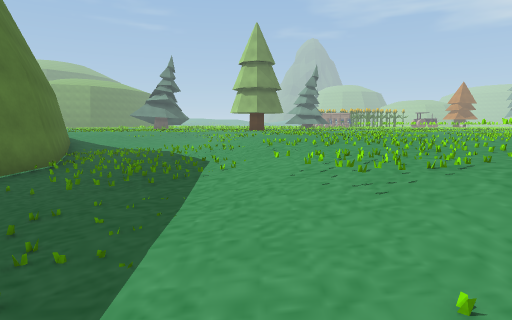
view 1 (above)

23 first-person views from a walk through a Unity game level. The camera is 1.5 m above the floor, tilts 6° down and sees 75° across. The floor is counted in squares, 2 m on a side. Each view is taken from the middle of a square. On the plan, view 1 faces up. The plan holds only what a view shows up to about 11 squares ahead; the rest is blank. The place goes on beyond the plan. The player character is not drawn. Some animated figures are not drawn. Some surface patterns are stand-ins.

view 2
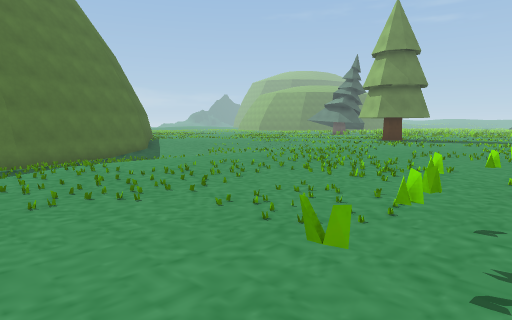

view 3
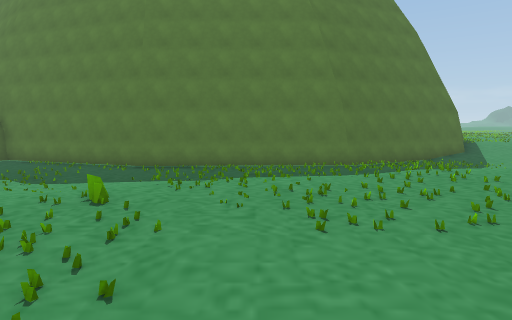

view 4
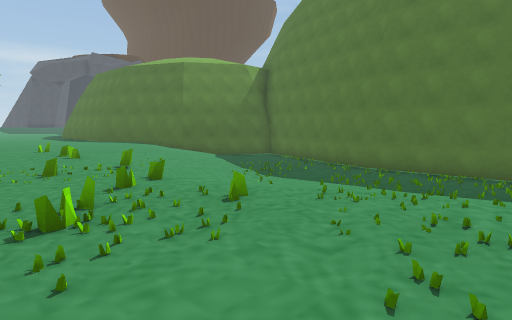

view 5
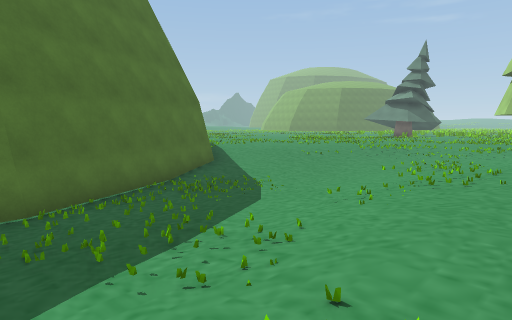

view 6
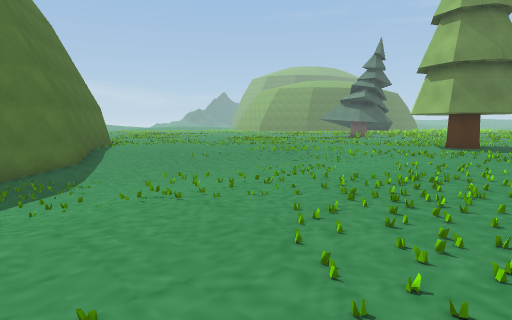

view 7
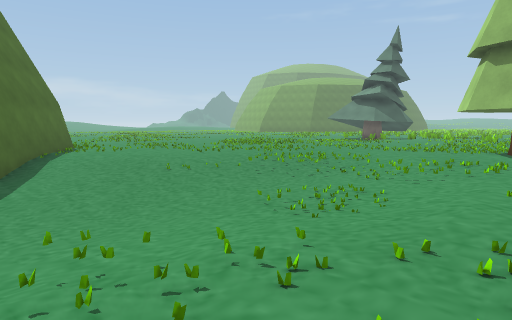

view 8
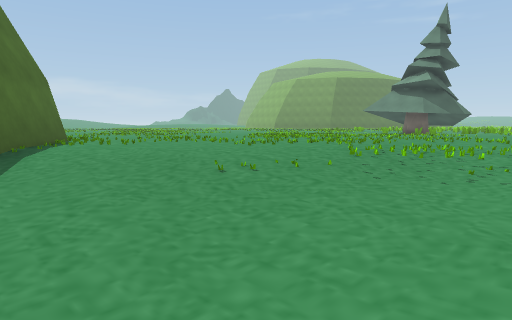

view 9
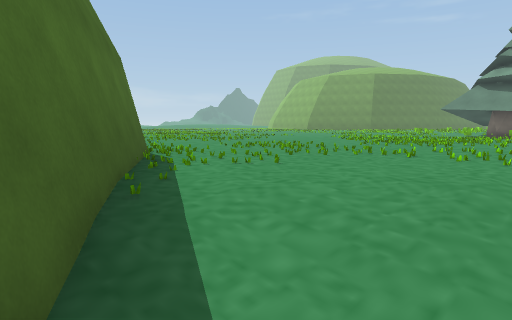

view 10
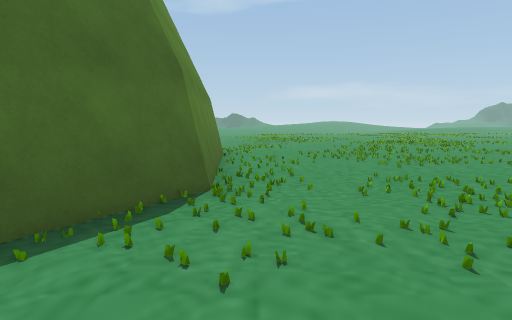

view 11
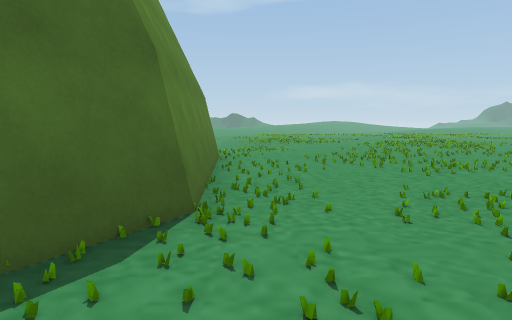

view 12
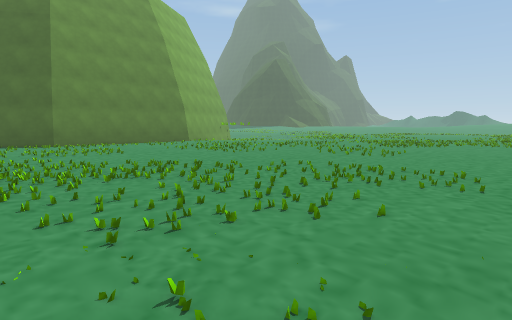

view 13
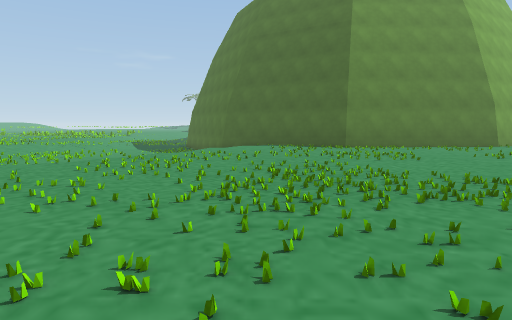

view 14
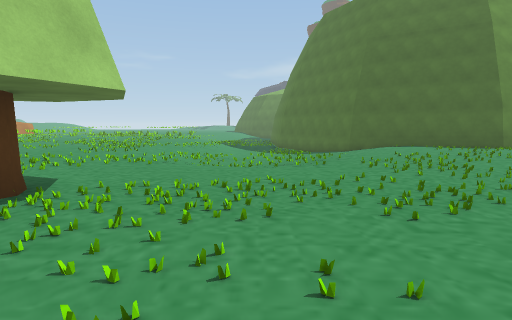

view 15
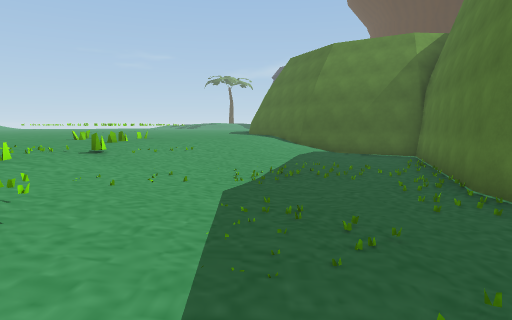

view 16
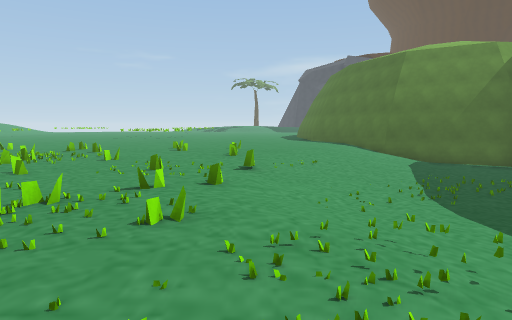

view 17
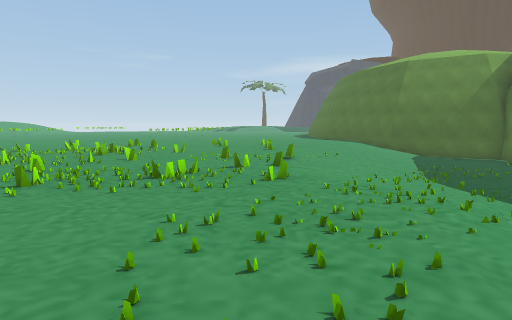

view 18
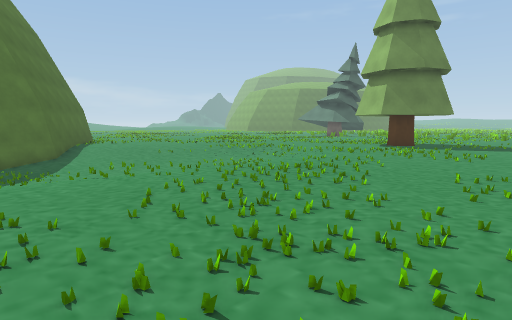

view 19
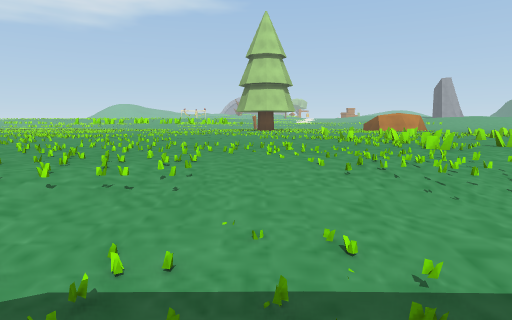

view 20
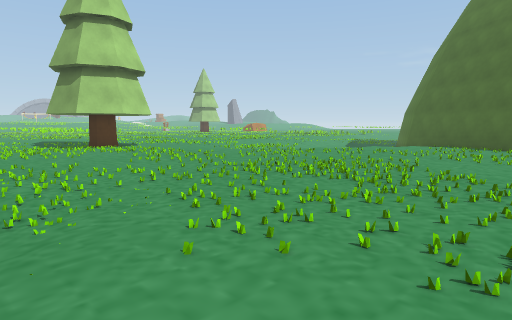

view 21
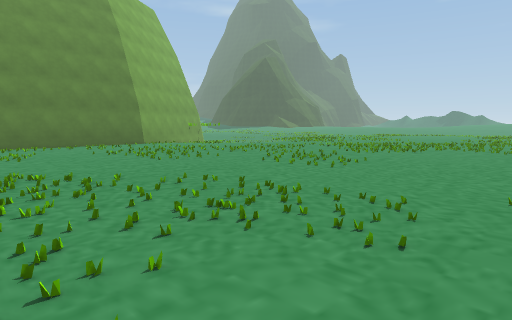

view 22
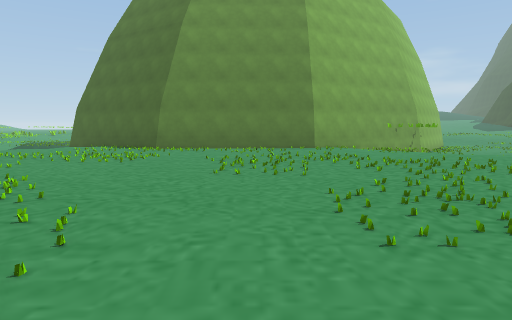

view 23
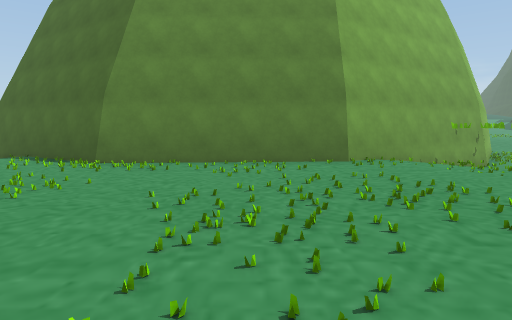

### Floor plan
Key: @ floor where view 1 was taken; # wall or solid block; . main floor; - floor 0.25 m lower than the main floor; _ floor 0.5 m lower than the main floor; < floor 0.75 m lower than the main floor; ( floor 1 m lower than the main floor; / step, stairs or slope; = window, fence, low wall or low ledge; T tree.
Columns run from 18 left of view 1 to 7 right of it. Each row starts with its distance up from view 1.
 26     ..../-/
 25 .................
 24 ...................
 23 ...................
 22 ....................
 21 ..................T...
 20 ......................
 19 .......................
 18 ..............////......
 17 ............./////......
 16 .............//_///.....
 15 ............///__//......
 14 /.#######...///<_//......
 13 /##     ##////<<///......
 12 ##       ###//<<///.......
 11            #//<<///.......
 10            ##((<</........
  9             #((<///.....##
  8             ##(<///.....##
  7              #(<///.....#.
  6              #/(///.......
  5              #((////......
  4              #((////......
  3              #((<///....=.
  2              ##((////.=...
  1              ##((/////....
  0              #((((@///....
 -1              #((((////....
 -2             ##(((////..=.=
 -3             #(((////......
 -4             #((<////......
 -5             #((////.......
 -6             ###///........

Positions as (right, up) in squares from view 1, and headings:
1: (0, 0), facing up
2: (7, 5), facing up-left
3: (6, 4), facing left
4: (5, 5), facing down-left
5: (1, 6), facing up-left
6: (3, 9), facing up-left
7: (1, 11), facing up-left
8: (-2, 12), facing up-left
9: (-6, 12), facing up-left
10: (-7, 15), facing left
11: (-8, 15), facing left
12: (-8, 26), facing down-left
13: (-8, 25), facing down
14: (-3, 25), facing down
15: (-1, 5), facing down
16: (2, 5), facing down
17: (3, 7), facing down
18: (5, 9), facing up-left
19: (-2, 5), facing right
20: (-12, 26), facing down-right
21: (-10, 26), facing down-left
22: (-14, 25), facing down
23: (-14, 21), facing down
